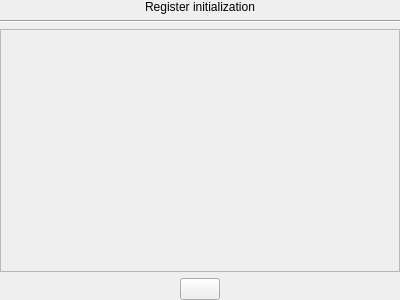
<?xml version="1.0" encoding="UTF-8"?>
<ui version="4.0">
 <class>Ripes::RegisterInitializationWidget</class>
 <widget class="QWidget" name="Ripes::RegisterInitializationWidget">
  <property name="geometry">
   <rect>
    <x>0</x>
    <y>0</y>
    <width>400</width>
    <height>300</height>
   </rect>
  </property>
  <property name="sizePolicy">
   <sizepolicy hsizetype="MinimumExpanding" vsizetype="MinimumExpanding">
    <horstretch>0</horstretch>
    <verstretch>0</verstretch>
   </sizepolicy>
  </property>
  <property name="windowTitle">
   <string>Form</string>
  </property>
  <layout class="QGridLayout" name="gridLayout">
   <property name="leftMargin">
    <number>0</number>
   </property>
   <property name="topMargin">
    <number>0</number>
   </property>
   <property name="rightMargin">
    <number>0</number>
   </property>
   <property name="bottomMargin">
    <number>0</number>
   </property>
   <item row="0" column="0">
    <layout class="QVBoxLayout" name="layout">
     <item>
      <widget class="QLabel" name="label">
       <property name="toolTip">
        <string>A register initialization value will be written to a register once the circuit is reset.</string>
       </property>
       <property name="text">
        <string>Register initialization</string>
       </property>
       <property name="alignment">
        <set>Qt::AlignCenter</set>
       </property>
      </widget>
     </item>
     <item>
      <widget class="Line" name="line">
       <property name="orientation">
        <enum>Qt::Horizontal</enum>
       </property>
      </widget>
     </item>
     <item>
      <widget class="QScrollArea" name="scrollArea">
       <property name="widgetResizable">
        <bool>true</bool>
       </property>
       <widget class="QWidget" name="scrollAreaWidgetContents">
        <property name="geometry">
         <rect>
          <x>0</x>
          <y>0</y>
          <width>396</width>
          <height>231</height>
         </rect>
        </property>
        <layout class="QGridLayout" name="gridLayout_2">
         <item row="0" column="0">
          <layout class="QGridLayout" name="regInitLayout"/>
         </item>
        </layout>
       </widget>
      </widget>
     </item>
     <item>
      <layout class="QHBoxLayout" name="addLayout">
       <item>
        <spacer name="horizontalSpacer">
         <property name="orientation">
          <enum>Qt::Horizontal</enum>
         </property>
         <property name="sizeHint" stdset="0">
          <size>
           <width>40</width>
           <height>20</height>
          </size>
         </property>
        </spacer>
       </item>
       <item>
        <widget class="QPushButton" name="addInitButton">
         <property name="text">
          <string/>
         </property>
        </widget>
       </item>
       <item>
        <spacer name="horizontalSpacer_2">
         <property name="orientation">
          <enum>Qt::Horizontal</enum>
         </property>
         <property name="sizeHint" stdset="0">
          <size>
           <width>40</width>
           <height>20</height>
          </size>
         </property>
        </spacer>
       </item>
      </layout>
     </item>
    </layout>
   </item>
  </layout>
 </widget>
 <resources/>
 <connections/>
</ui>
